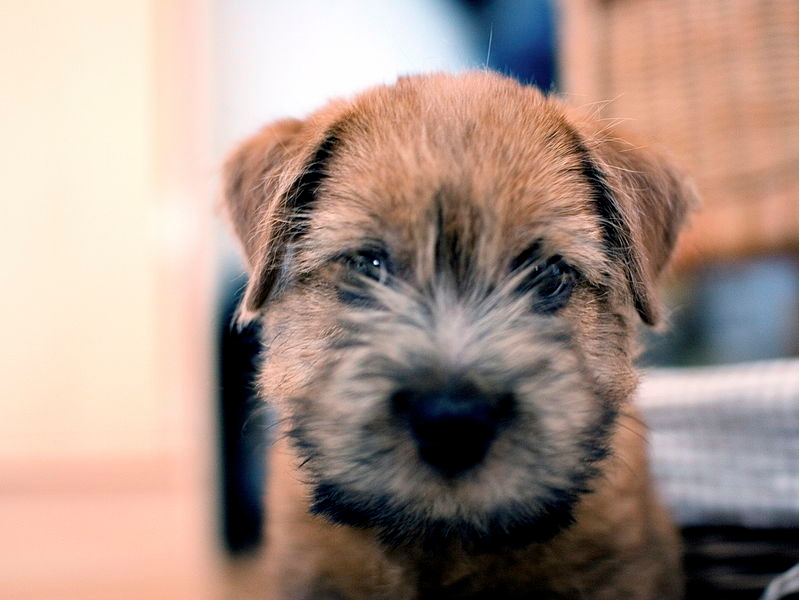
#> input picture week05/assignment/black.jpg, 800 x 600 px
$ jupyter execute --allow-errors prove.ipynb   (shell and % lines are left out)
#> lines starting #> are read from the running program, lines starting #| are printed output that depends on the picture
***

# 05 Prove - Assignment

## 1 - Objectives

- Writing a blending function.
- Use masks to blend images.

***
## 2 - Introduction

In this assignment, you will be implimenting a blending function that will take 3 images and combine them together.  The assignment is divided into 2 section.

Use imaging software such as gimp, painter, Photoshop will help you manipulate your images in this assignment.  There are a number of free online image editors avilable.

***
## 3 - Assignment

[cell 1]
### 3.0 - Setup# These are the libraries used in this notebook - you must run this cell
import numpy as np
import matplotlib.pyplot as plt
import cv2

# --------------------------------------------------------------------------
# This function is handle to display grayscale images in the notebook
def _displayGray(img, title):
    plt.imshow(img, cmap = 'gray')
    plt.title(title), plt.xticks([]), plt.yticks([])
    plt.show()

def _displayColor(img, title):
    imgNew = cv2.cvtColor(img,cv2.COLOR_BGR2RGB)
    plt.imshow(imgNew)
    plt.title(title), plt.xticks([]), plt.yticks([])
    plt.show()

### 3.1 - Blend function

You must implment the following function blend.  It takes in three images that are the same size (width and height).  The function will combine the black and white images together to form a new image.  The mask image will be used to control hold much of the black or white image is used in the new image.

You can't use OpenCV or Numpy functions that do blending.  You can use copy().

[cell 2]
def blendColor(black, white, mask):
    pass

black = cv2.imread('black.jpg')
#> black is the input picture: shape (600, 800, 3); mean B, G, R 135.4, 145.9, 167.7
white = cv2.imread('white.jpg')
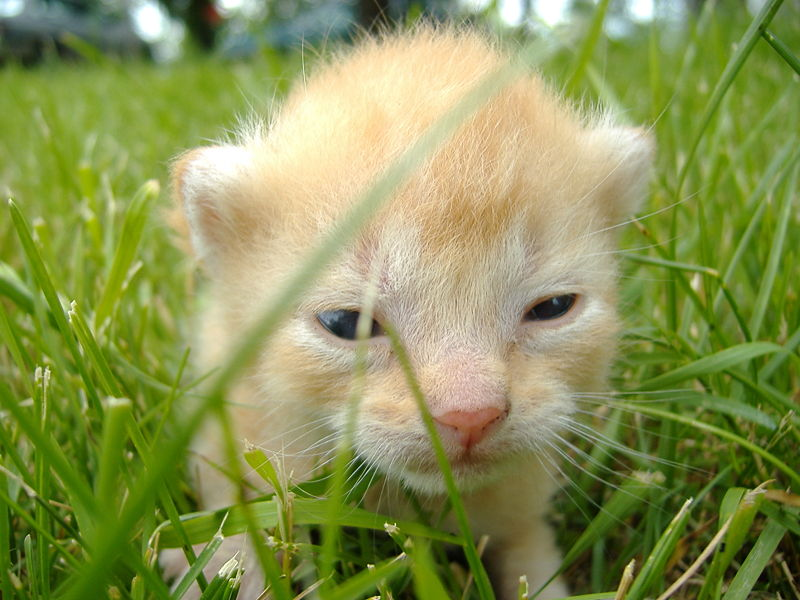
#> input picture week05/assignment/white.jpg, 800 x 600 px
#> white is the input picture: shape (600, 800, 3); mean B, G, R 84, 147.4, 137.2
mask = cv2.imread('mask.jpg', 0)   # must be grayscale
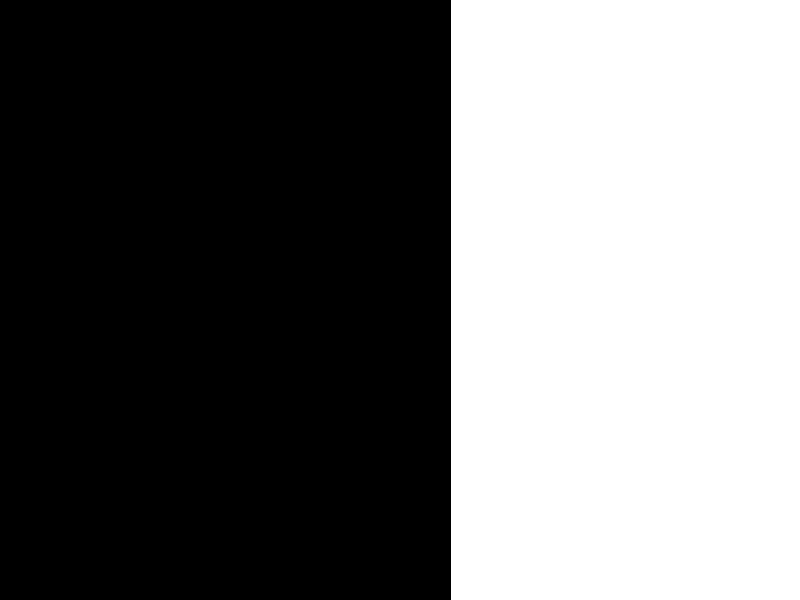
#> input picture week05/assignment/mask.jpg, 800 x 600 px
#> mask is the input picture: shape (600, 800); min 0, max 255, mean 111.2

blendedImage = blendColor(black, white, mask)

_displayColor(black, "Black Image")
_displayColor(white, "White Image")
_displayColor(mask, "Mask Image")
#> (the rest of this cell did not finish here and is left out)


### 3.2 - Blend grayscale images using a gradient mask

In the function blendGrayscale(), you will be blending two grayscale images.  The mask will be a 8 bit grayscale image.  Pixel values in the mask will be used to indicate how much to use from the black or white images in assigning a pixel value in the new image.  Think of the mask pixel value as a percentage.

| black % | mask pixel | white % |
----------|------------|---------|
| 100 %  | 0  | 0 %  |
| 0 %  | 255  | 100 %  |
| 50 %  | 128  | 50%  |

[cell 3]
def blendGrayscale(black, white, mask):
    pass

black = cv2.imread('black.jpg', 0)
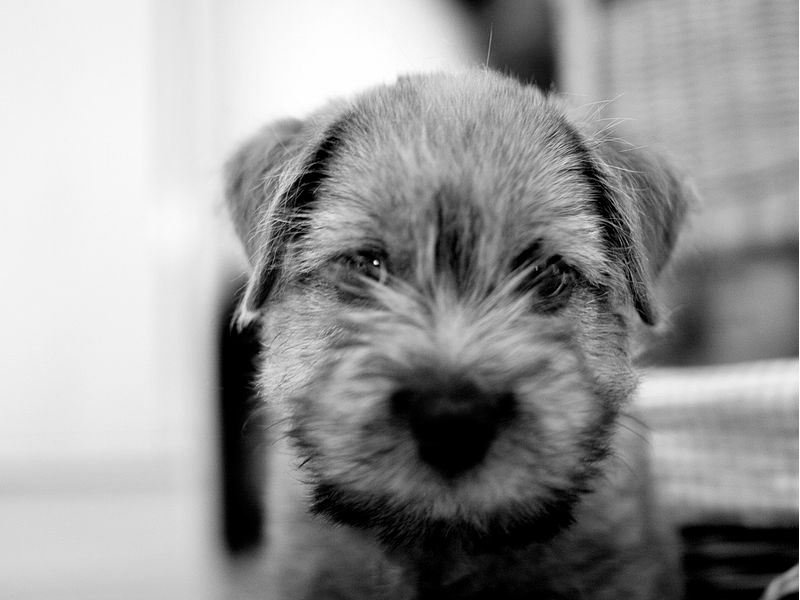
#> black: shape (600, 800); min 0, max 255, mean 151.2
white = cv2.imread('white.jpg', 0)
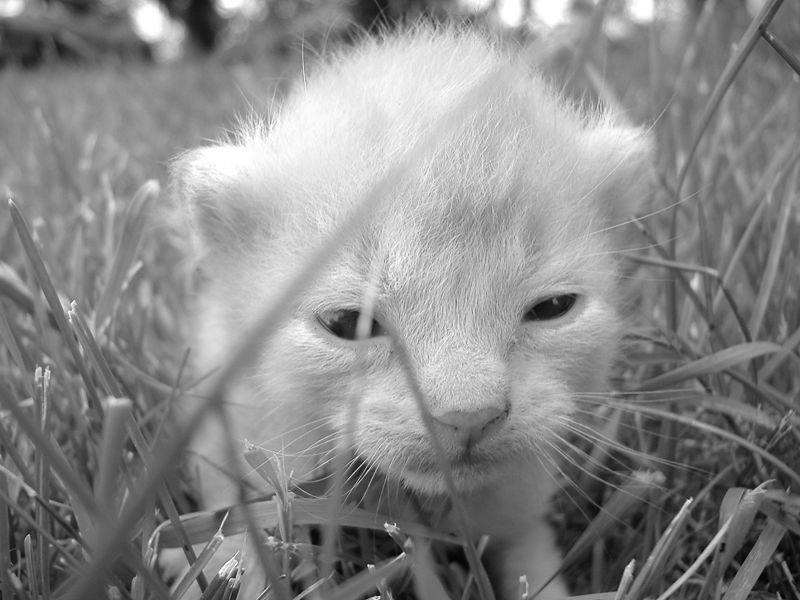
#> white: shape (600, 800); min 0, max 255, mean 137.1
mask = cv2.imread('mask2.jpg', 0)     # must be grayscale
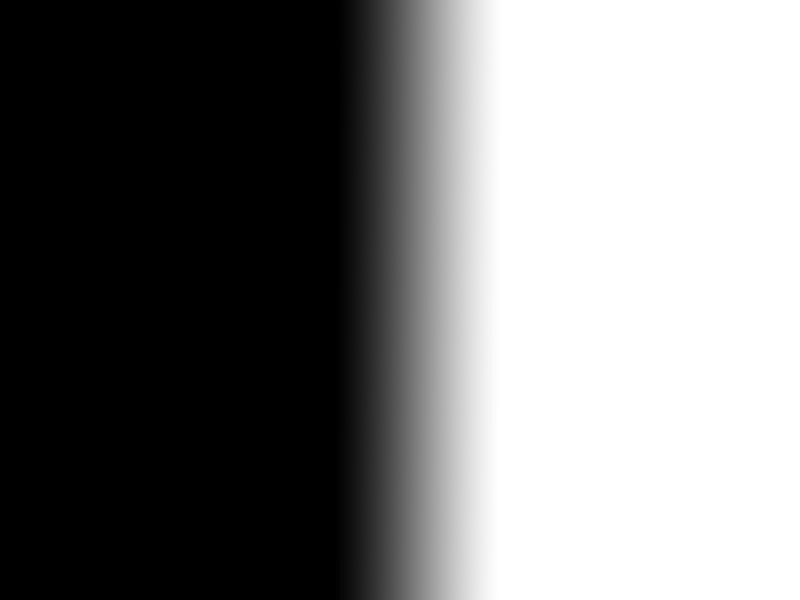
#> input picture week05/assignment/mask2.jpg, 800 x 600 px
#> mask is the input picture: shape (600, 800); min 0, max 255, mean 121.7

blendedImage = blendGrayscale(black, white, mask)

_displayGray(black, "Black Image")
_displayGray(white, "White Image")
_displayGray(mask, "Mask Image")
#> (the rest of this cell did not finish here and is left out)
